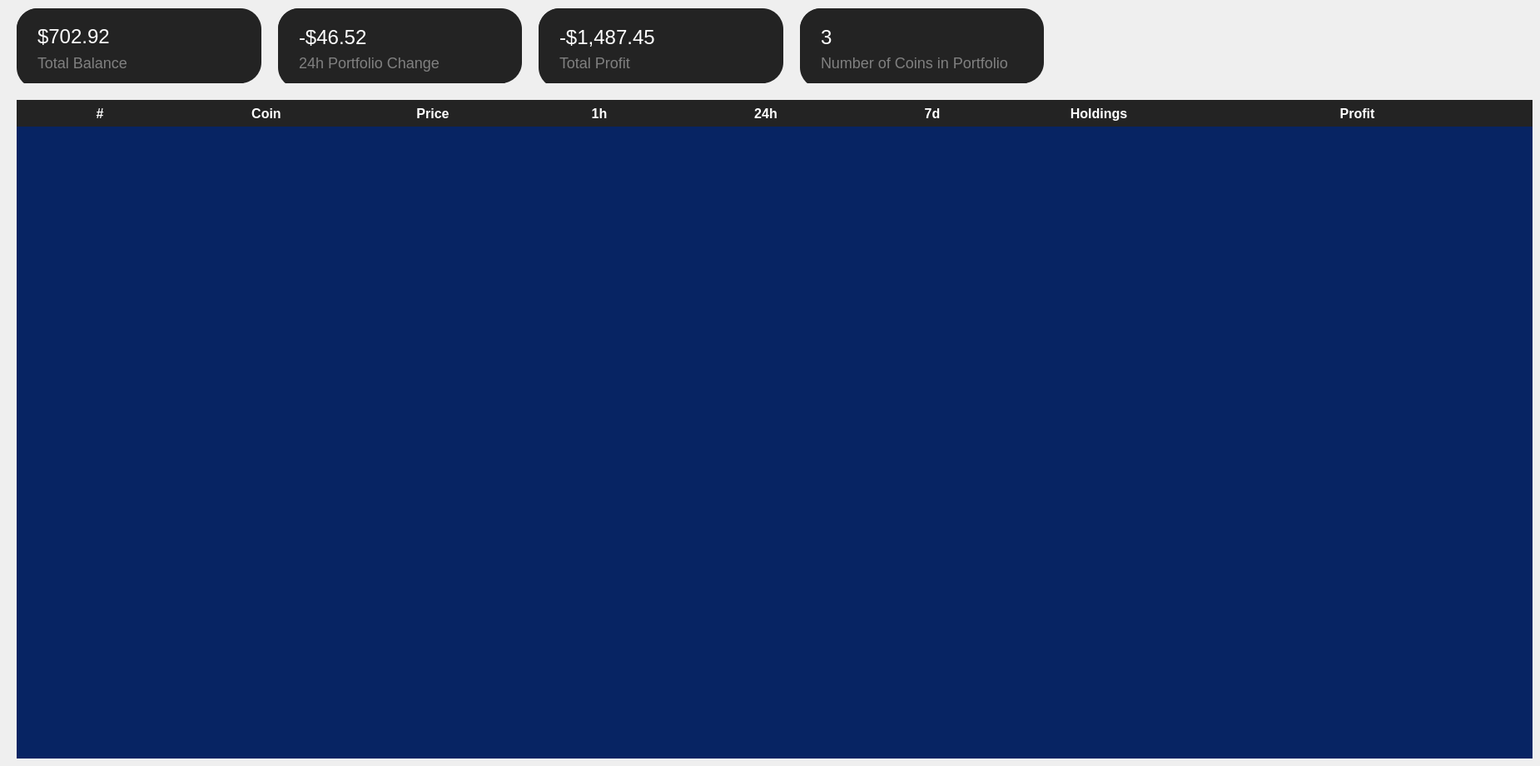
      <widget class="QWidget" name="portfolio_widget">
       <widget class="QWidget" name="layoutWidget_3">
        <property name="geometry">
         <rect>
          <x>20</x>
          <y>10</y>
          <width>1821</width>
          <height>901</height>
         </rect>
        </property>
        <layout class="QVBoxLayout" name="portfolio_layout" stretch="1,5">
         <property name="spacing">
          <number>20</number>
         </property>
         <item>
          <layout class="QHBoxLayout" name="portfolio_global_widget_layout" stretch="1,1,1,1,2">
           <property name="spacing">
            <number>20</number>
           </property>
           <item>
            <widget class="QWidget" name="portfolio_total_balance_widget" native="true">
             <property name="maximumSize">
              <size>
               <width>16777215</width>
               <height>90</height>
              </size>
             </property>
             <property name="styleSheet">
              <string notr="true">background: #232323;
border-radius: 25%;
</string>
             </property>
             <widget class="QWidget" name="horizontalLayoutWidget_6">
              <property name="geometry">
               <rect>
                <x>0</x>
                <y>0</y>
                <width>281</width>
                <height>96</height>
               </rect>
              </property>
              <layout class="QHBoxLayout" name="portfolio_total_balance_widget_hlayout" stretch="0">
               <property name="leftMargin">
                <number>25</number>
               </property>
               <property name="topMargin">
                <number>20</number>
               </property>
               <property name="rightMargin">
                <number>25</number>
               </property>
               <property name="bottomMargin">
                <number>20</number>
               </property>
               <item>
                <layout class="QVBoxLayout" name="portfolio_total_balance_widget_vlayout" stretch="0,1">
                 <item>
                  <widget class="QLabel" name="portfolio_total_balance_widget_value">
                   <property name="styleSheet">
                    <string notr="true">background-color: rgba(255, 255, 255, 0);
color: white;
font-family: Arial, Helvetica, sans-serif;
font-size: 24px;</string>
                   </property>
                   <property name="text">
                    <string>$702.92</string>
                   </property>
                  </widget>
                 </item>
                 <item>
                  <widget class="QLabel" name="portfolio_total_balance_widget_label">
                   <property name="styleSheet">
                    <string notr="true">background-color: rgba(255, 255, 255, 0);
color: #808080;
font-family: Arial, Helvetica, sans-serif;
font-size: 18px;</string>
                   </property>
                   <property name="text">
                    <string>Total Balance</string>
                   </property>
                  </widget>
                 </item>
                </layout>
               </item>
              </layout>
             </widget>
            </widget>
           </item>
           <item>
            <widget class="QWidget" name="portfolio_change_widget" native="true">
             <property name="maximumSize">
              <size>
               <width>16777215</width>
               <height>90</height>
              </size>
             </property>
             <property name="styleSheet">
              <string notr="true">background: #232323;
border-radius: 25%;
</string>
             </property>
             <widget class="QWidget" name="horizontalLayoutWidget_7">
              <property name="geometry">
               <rect>
                <x>0</x>
                <y>0</y>
                <width>281</width>
                <height>96</height>
               </rect>
              </property>
              <layout class="QHBoxLayout" name="portfolio_change_widget_hlayout" stretch="0">
               <property name="leftMargin">
                <number>25</number>
               </property>
               <property name="topMargin">
                <number>20</number>
               </property>
               <property name="rightMargin">
                <number>25</number>
               </property>
               <property name="bottomMargin">
                <number>20</number>
               </property>
               <item>
                <layout class="QVBoxLayout" name="portfolio_change_widget_vlayout" stretch="2,0">
                 <item>
                  <widget class="QLabel" name="portfolio_change_widget_value">
                   <property name="styleSheet">
                    <string notr="true">background-color: rgba(255, 255, 255, 0);
color: white;
font-family: Arial, Helvetica, sans-serif;
font-size: 24px;</string>
                   </property>
                   <property name="text">
                    <string>-$46.52</string>
                   </property>
                  </widget>
                 </item>
                 <item>
                  <widget class="QLabel" name="portfolio_change_widget_label">
                   <property name="styleSheet">
                    <string notr="true">background-color: rgba(255, 255, 255, 0);
color: #808080;
font-family: Arial, Helvetica, sans-serif;
font-size: 18px;</string>
                   </property>
                   <property name="text">
                    <string>24h Portfolio Change</string>
                   </property>
                  </widget>
                 </item>
                </layout>
               </item>
              </layout>
             </widget>
            </widget>
           </item>
           <item>
            <widget class="QWidget" name="total_profit_widget" native="true">
             <property name="maximumSize">
              <size>
               <width>16777215</width>
               <height>90</height>
              </size>
             </property>
             <property name="styleSheet">
              <string notr="true">background: #232323;
border-radius: 25%;
</string>
             </property>
             <widget class="QWidget" name="horizontalLayoutWidget_8">
              <property name="geometry">
               <rect>
                <x>0</x>
                <y>0</y>
                <width>281</width>
                <height>96</height>
               </rect>
              </property>
              <layout class="QHBoxLayout" name="total_profit_widget_hlayout" stretch="0">
               <property name="leftMargin">
                <number>25</number>
               </property>
               <property name="topMargin">
                <number>20</number>
               </property>
               <property name="rightMargin">
                <number>25</number>
               </property>
               <property name="bottomMargin">
                <number>20</number>
               </property>
               <item>
                <layout class="QVBoxLayout" name="total_profit_widget_vlayout" stretch="2,1">
                 <property name="leftMargin">
                  <number>0</number>
                 </property>
                 <property name="topMargin">
                  <number>0</number>
                 </property>
                 <property name="rightMargin">
                  <number>0</number>
                 </property>
                 <property name="bottomMargin">
                  <number>0</number>
                 </property>
                 <item>
                  <widget class="QLabel" name="total_profit_widget_value">
                   <property name="styleSheet">
                    <string notr="true">background-color: rgba(255, 255, 255, 0);
color: white;
font-family: Arial, Helvetica, sans-serif;
font-size: 24px;</string>
                   </property>
                   <property name="text">
                    <string>-$1,487.45</string>
                   </property>
                  </widget>
                 </item>
                 <item>
                  <widget class="QLabel" name="total_profit_widget_label">
                   <property name="styleSheet">
                    <string notr="true">background-color: rgba(255, 255, 255, 0);
color: #808080;
font-family: Arial, Helvetica, sans-serif;
font-size: 18px;</string>
                   </property>
                   <property name="text">
                    <string>Total Profit</string>
                   </property>
                  </widget>
                 </item>
                </layout>
               </item>
              </layout>
             </widget>
            </widget>
           </item>
           <item>
            <widget class="QWidget" name="portfolio_number_of_coins_widget" native="true">
             <property name="maximumSize">
              <size>
               <width>16777215</width>
               <height>90</height>
              </size>
             </property>
             <property name="styleSheet">
              <string notr="true">background: #232323;
border-radius: 25%;
</string>
             </property>
             <widget class="QWidget" name="horizontalLayoutWidget_9">
              <property name="geometry">
               <rect>
                <x>0</x>
                <y>0</y>
                <width>281</width>
                <height>96</height>
               </rect>
              </property>
              <layout class="QHBoxLayout" name="portfolio_number_of_coins_widget_hlayout" stretch="0">
               <property name="leftMargin">
                <number>25</number>
               </property>
               <property name="topMargin">
                <number>20</number>
               </property>
               <property name="rightMargin">
                <number>25</number>
               </property>
               <property name="bottomMargin">
                <number>20</number>
               </property>
               <item>
                <layout class="QVBoxLayout" name="portfolio_number_of_coins_widget_vlayout" stretch="2,1">
                 <item>
                  <widget class="QLabel" name="portfolio_number_of_coins_widgetvalue">
                   <property name="styleSheet">
                    <string notr="true">background-color: rgba(255, 255, 255, 0);
color: white;
font-family: Arial, Helvetica, sans-serif;
font-size: 24px;</string>
                   </property>
                   <property name="text">
                    <string>3</string>
                   </property>
                  </widget>
                 </item>
                 <item>
                  <widget class="QLabel" name="portfolio_number_of_coins_widget_label">
                   <property name="styleSheet">
                    <string notr="true">background-color: rgba(255, 255, 255, 0);
color: #808080;
font-family: Arial, Helvetica, sans-serif;
font-size: 18px;</string>
                   </property>
                   <property name="text">
                    <string>Number of Coins in Portfolio</string>
                   </property>
                  </widget>
                 </item>
                </layout>
               </item>
              </layout>
             </widget>
            </widget>
           </item>
           <item>
            <spacer name="horizontalSpacer_9">
             <property name="orientation">
              <enum>Qt::Horizontal</enum>
             </property>
             <property name="sizeHint" stdset="0">
              <size>
               <width>40</width>
               <height>20</height>
              </size>
             </property>
            </spacer>
           </item>
          </layout>
         </item>
         <item>
          <widget class="QTableWidget" name="portfolio_table_widget">
           <property name="autoFillBackground">
            <bool>false</bool>
           </property>
           <property name="styleSheet">
            <string notr="true">QHeaderView::section {
    background-color:  #232323;
    border: none;
    height: 32px;
	color:white;
	font-family: Arial, Helvetica, sans-serif;
	font-size: 16px;
	font-weight: 500;
}
QFrame {
    background: #072463;
	border: none;
}	
</string>
           </property>
           <attribute name="horizontalHeaderDefaultSectionSize">
            <number>200</number>
           </attribute>
           <attribute name="horizontalHeaderHighlightSections">
            <bool>true</bool>
           </attribute>
           <attribute name="horizontalHeaderMinimumSectionSize">
            <number>200</number>
           </attribute>
           <attribute name="horizontalHeaderStretchLastSection">
            <bool>true</bool>
           </attribute>
           <attribute name="verticalHeaderVisible">
            <bool>false</bool>
           </attribute>
           <attribute name="verticalHeaderMinimumSectionSize">
            <number>30</number>
           </attribute>
           <attribute name="verticalHeaderShowSortIndicator" stdset="0">
            <bool>false</bool>
           </attribute>
           <attribute name="verticalHeaderStretchLastSection">
            <bool>false</bool>
           </attribute>
           <column>
            <property name="text">
             <string>#</string>
            </property>
           </column>
           <column>
            <property name="text">
             <string>Coin</string>
            </property>
           </column>
           <column>
            <property name="text">
             <string>Price</string>
            </property>
           </column>
           <column>
            <property name="text">
             <string>1h</string>
            </property>
           </column>
           <column>
            <property name="text">
             <string>24h</string>
            </property>
           </column>
           <column>
            <property name="text">
             <string>7d</string>
            </property>
           </column>
           <column>
            <property name="text">
             <string>Holdings</string>
            </property>
           </column>
           <column>
            <property name="text">
             <string>Profit</string>
            </property>
           </column>
          </widget>
         </item>
        </layout>
       </widget>
      </widget>
